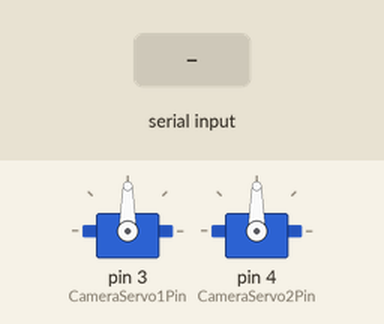
Recording of a sketch running on a simulated Arduino Uno, built with avr-gcc and run on an emulated ATmega328P. On the bench: 2 × servo. Inputs (shaded band) come from the test bench. What the sketch prints to the serial monitor is not drawn.

Above: at 1.2 s.
1.3 s: "w" received over Serial
Timing chart, 0 to 4.3 s (numbered marks = the images above; inputs shaded):
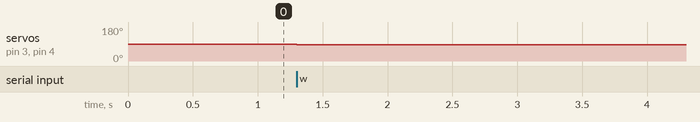

Measured:
- after the input at 1.3 s, servo on pin 3 (CameraServo1Pin), servo on pin 4 (CameraServo2Pin): 90° → 85° at once

The sketch:

robot.ino
```cpp
// (licence header left out)
#include <Servo.h>
//create 2 servo instances for the motors in the camera
Servo CameraServo1;
Servo CameraServo2;

//Assign the 2 servo instances to a arduinp pin
int CameraServo1Pin = 3;
int CameraServo2Pin = 4;

//2 Integral variables for the angle the camera's motors are on.
int CameraAngle1;
int CameraAngle2;

char incomingCharacter = 0; // Setting up a character variable

//initialize the robot on startup
void setup() {
  Serial.begin(9600);
  CameraServo1.attach(CameraServo1Pin);
  CameraServo2.attach(CameraServo2Pin);

  //Initialize camera by setting the servo's to the default 90 degree position.
  initCamera();
}

void loop() {
  // Check if something is being received
  if (Serial.available() > 0)
  {
    // read the incoming character:
    incomingCharacter = Serial.read();
    Serial.println("OK!"); // Send OK back to laptop
    switch (incomingCharacter)
    {
      case 'w': // Case block
        //check if the angle the camera's servo's are on is safe
        if (CameraAngle1 < 165 && CameraAngle2 > 15)
        {
        reverseServo();
        }
        else
        {
          initCamera();
        }
        break;
      case 's': // Case block
        //check if the angle the camera's servo's are on is safe
        if (CameraAngle1 < 165 && CameraAngle2 > 15)
        {
        forwardServo();
        }
        else
        {
          initCamera();
        }
        break;
    }
  }
}

/*
 * Initialize the camera by setting them in the middle (90 degree) position.
 */
void initCamera()
{
  CameraAngle1 = 90;
  CameraAngle2 = 90;
  CameraServo1.write(CameraAngle1);
  CameraServo2.write(CameraAngle2);
}

/*
 * Move the camera servo backwards by subtracting 5 degrees from the angle
 * followed by a new write to make the servo move
 */
void reverseServo()
{
  CameraAngle1 = CameraAngle1 - 5;
  CameraAngle2 = CameraAngle2 - 5;
  CameraServo1.write(CameraAngle1);
  CameraServo2.write(CameraAngle2);
}

/*
 * Does the same as reverseServo() but adds to move the opposite way.
 */
void forwardServo()
{
  CameraAngle1 = CameraAngle1 + 5;
  CameraAngle2 = CameraAngle2 + 5;
  CameraServo1.write(CameraAngle1);
  CameraServo2.write(CameraAngle2);
}
```
